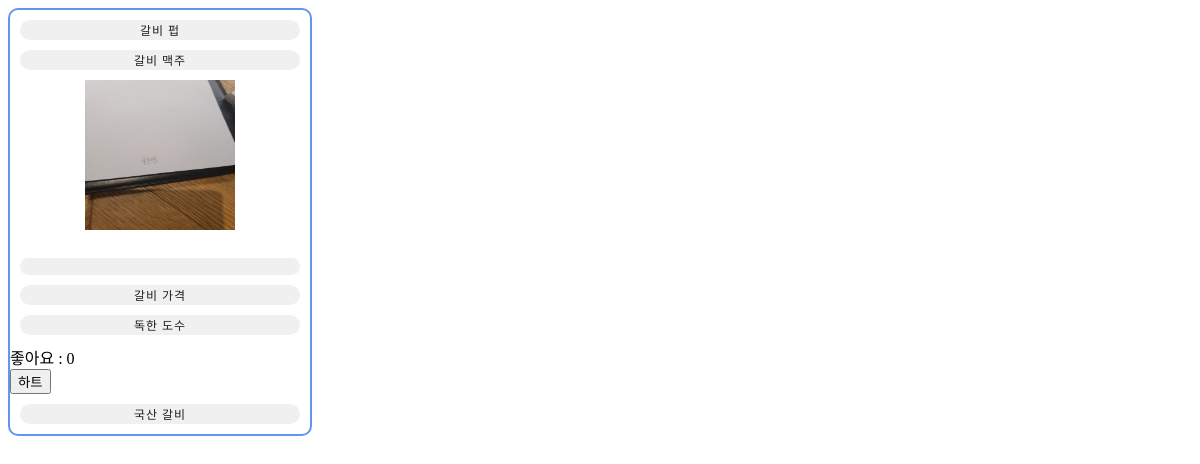
Page /beer/1 on the earlier database version.
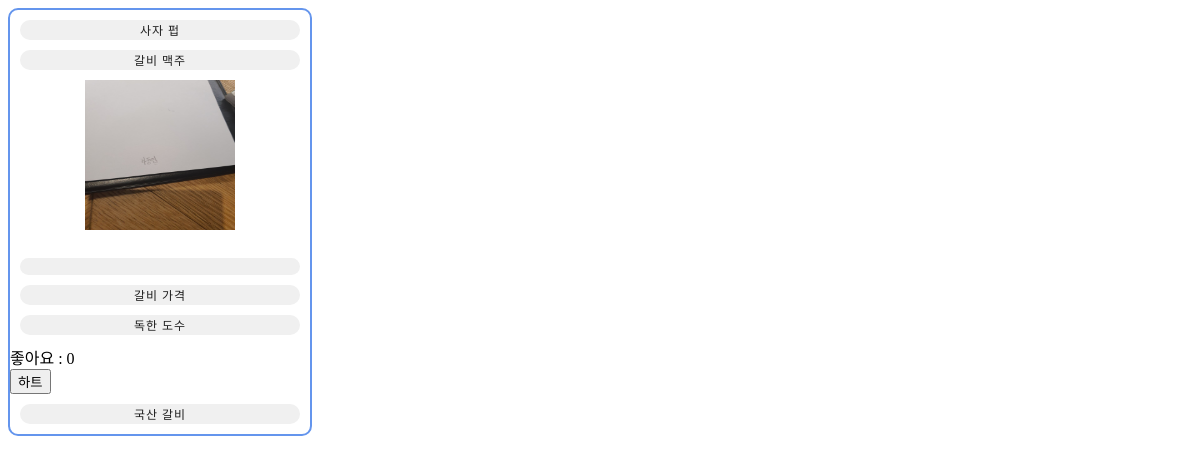
Same page on the later database version.
### first/models.py (models this page shows, shortened)
class Menudetail(models.Model):
    menulist = models.ForeignKey(Menulist, on_delete=models.CASCADE)
    pubname = models.CharField('펍이름',max_length=50)
    beername = models.CharField('맥주이름',max_length=50)
    beerimage = models.ImageField('이미지')
    likes = models.ManyToManyField(User, blank=True)
    tasate = models.TextField('맛')
    information = models.TextField('정보')
    price =models.CharField('가격',max_length= 30)
    alcohol = models.CharField('알콜도수',max_length=30)

### first/views.py (the view)
# urls.py: path('beer/<int:mymenu_id>',beer, name='beer'),
def beer(request, mymenu_id):
    mymenu = get_object_or_404(Menulist,pk=mymenu_id)
    mybeer = Menudetail.objects.filter(menulist=mymenu)
    context ={'mymenu':mymenu,'mybeer':mybeer}
    return render(request, 'beer.html', context)

### first/templates/beer.html (shortened to what this page needs)
{% load static %}
<!DOCTYPE html>
<html lang="en">
<head>
    <link rel="stylesheet" type="text/css" href="{% static 'css/beer.css' %}">
</head>
<body>
    <div class="beer_info">
    {% for i in mybeer %}
    <div class="beers">
    {{i.pubname}}<br>
    </div>
    <div class="beers">
    {{i.beername}}<br>
    </div>
    <img class="beerimg" src="{{i.beerimage.url}}"><br>
    <div class="beers">
    {{i.taste}}<br>
    </div>
    <div class="beers">
    {{i.price}}<br>
    </div>
    <div class="beers">
    {{i.alcohol}}<br>
    </div>
    <div>
        좋아요 : {{i.likes.count}}
        <form method="POST" action="{% url 'like' i.id %}">
        <input type="submit" value="하트">
        </form>
    </div>
    <div class="beers">
    {{i.information}}<br>
    </div>
    </div>
    {% endfor %}
</body>
</html>

### first/static/css/beer.css (style rules this page uses)
.beer_info { border: 2px solid cornflowerblue; border-radius: 10px; max-width: 300px; }
.beers { padding-top: 1px; padding-bottom: 1px; font-size: 12px; text-align: center; letter-spacing: 1px; border-radius: 10px; background-color:rgb(240, 240, 240); color:rgb(30, 30, 30); margin: 10px; background-position: center; letter-spacing: 1px; max-width: 300px; }
.beerimg { align-content: center; width: 150px; height: 150px; text-align: center; }

### first/templates/beer.html (style rules this page uses)
img { display: block; margin: 0px auto; }

Differences in the rows shown:
changed Menudetail "갈비 맥주": pubname "갈비 펍" → "사자 펍"
